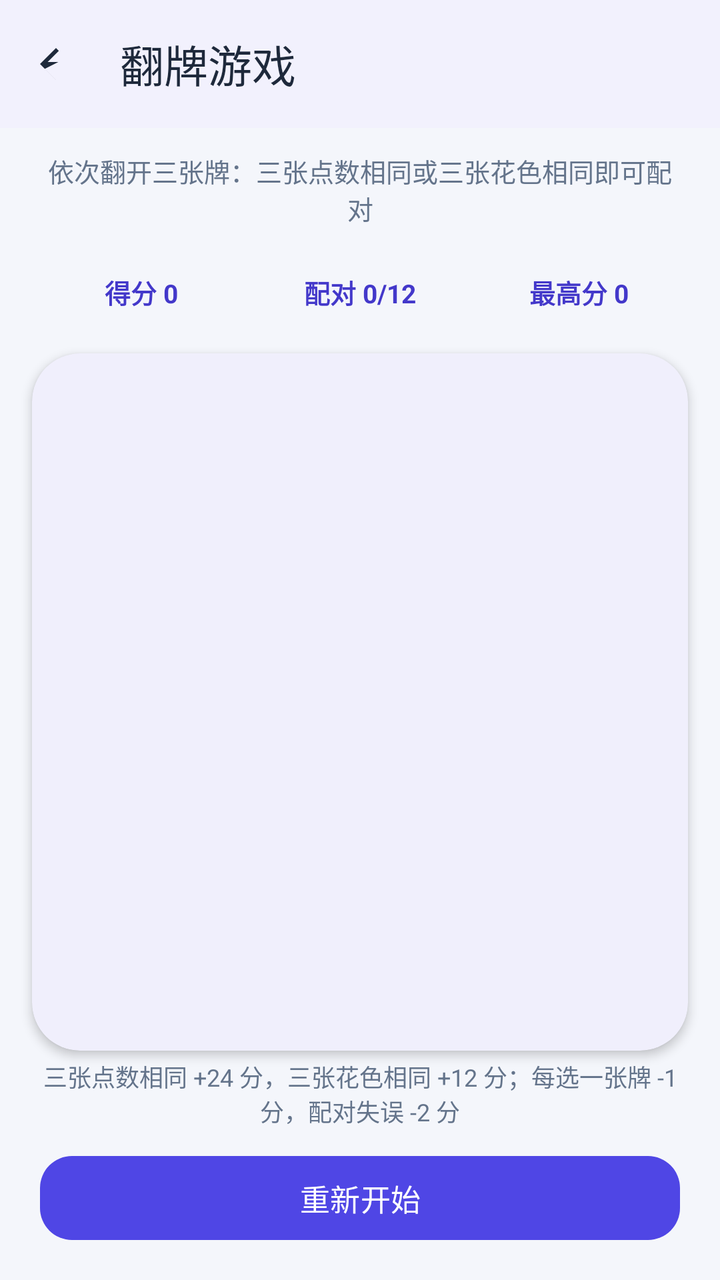
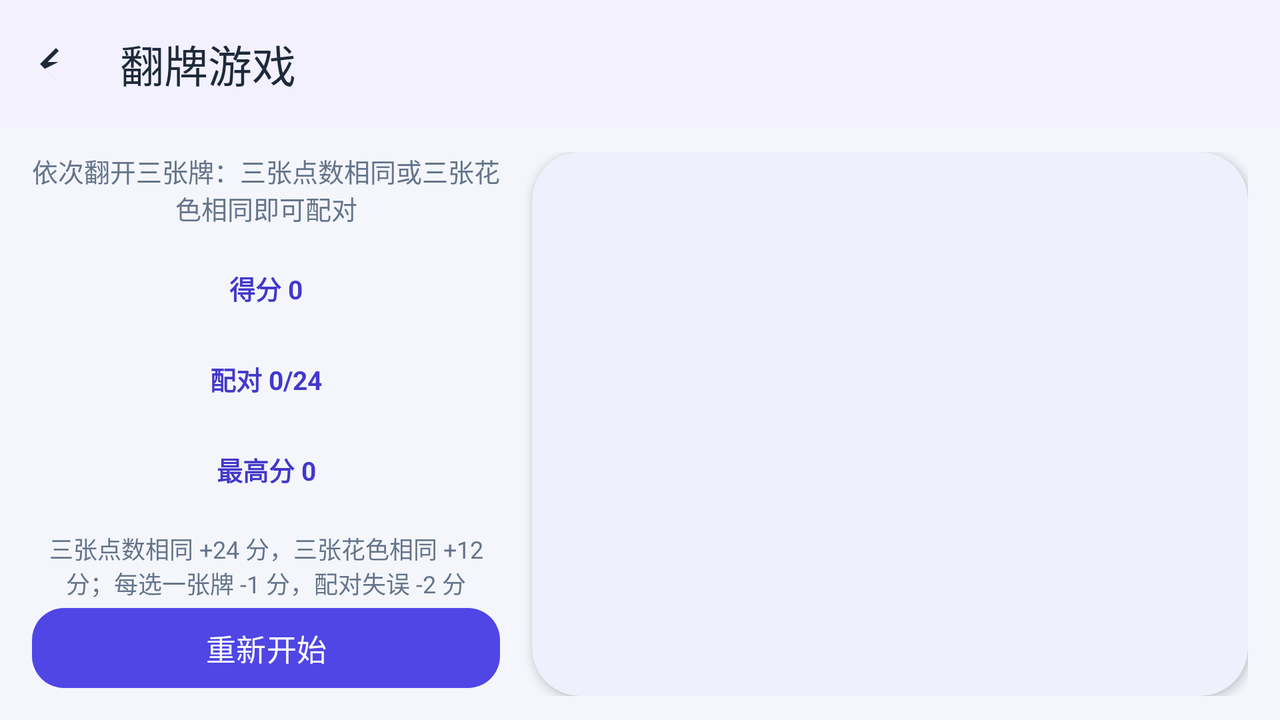

First picture: res/layout/ on a phone held upright. Second picture: the repository's own variant of that layout, on a device whose configuration matches the variant's folder. Source for both follows.
<!-- AndroidManifest.xml: application theme Theme.MyApplication4 -->
<!-- res/layout/activity_card_game.xml -->
<?xml version="1.0" encoding="utf-8"?>
<LinearLayout xmlns:android="http://schemas.android.com/apk/res/android"
    xmlns:app="http://schemas.android.com/apk/res-auto"
    xmlns:tools="http://schemas.android.com/tools"
    android:id="@+id/gameRoot"
    android:layout_width="match_parent"
    android:layout_height="match_parent"
    android:background="@color/app_background"
    android:orientation="vertical"
    tools:context=".game.CardGameActivity">

    <com.google.android.material.appbar.MaterialToolbar
        android:id="@+id/gameToolbar"
        android:layout_width="match_parent"
        android:layout_height="?attr/actionBarSize"
        android:background="@color/surface_white"
        android:elevation="2dp"
        app:navigationIcon="@drawable/ic_arrow_back"
        app:navigationIconTint="@color/text_primary"
        app:title="@string/game_title"
        app:titleTextColor="@color/text_primary" />

    <LinearLayout
        android:layout_width="match_parent"
        android:layout_height="wrap_content"
        android:orientation="vertical"
        android:paddingStart="20dp"
        android:paddingTop="12dp"
        android:paddingEnd="20dp">

        <TextView
            android:layout_width="match_parent"
            android:layout_height="wrap_content"
            android:gravity="center"
            android:text="@string/game_subtitle"
            android:textColor="@color/text_secondary"
            android:textSize="13sp" />

        <LinearLayout
            android:layout_width="match_parent"
            android:layout_height="wrap_content"
            android:layout_marginTop="14dp"
            android:orientation="horizontal">

            <TextView
                android:id="@+id/statScore"
                android:layout_width="0dp"
                android:layout_height="wrap_content"
                android:layout_weight="1"
                android:background="@drawable/bg_chip"
                android:gravity="center"
                android:paddingTop="9dp"
                android:paddingBottom="9dp"
                android:textColor="@color/brand_primary_dark"
                android:textSize="13sp"
                android:textStyle="bold"
                tools:text="得分 0" />

            <TextView
                android:id="@+id/statPairs"
                android:layout_width="0dp"
                android:layout_height="wrap_content"
                android:layout_marginStart="8dp"
                android:layout_weight="1"
                android:background="@drawable/bg_chip"
                android:gravity="center"
                android:paddingTop="9dp"
                android:paddingBottom="9dp"
                android:textColor="@color/brand_primary_dark"
                android:textSize="13sp"
                android:textStyle="bold"
                tools:text="配对 0/12" />

            <TextView
                android:id="@+id/statBest"
                android:layout_width="0dp"
                android:layout_height="wrap_content"
                android:layout_marginStart="8dp"
                android:layout_weight="1"
                android:background="@drawable/bg_chip"
                android:gravity="center"
                android:paddingTop="9dp"
                android:paddingBottom="9dp"
                android:textColor="@color/brand_primary_dark"
                android:textSize="13sp"
                android:textStyle="bold"
                tools:text="最高分 0" />
        </LinearLayout>
    </LinearLayout>

    <com.google.android.material.card.MaterialCardView
        android:layout_width="match_parent"
        android:layout_height="0dp"
        android:layout_marginStart="16dp"
        android:layout_marginTop="12dp"
        android:layout_marginEnd="16dp"
        android:layout_weight="1"
        app:cardBackgroundColor="@color/surface_white"
        app:cardCornerRadius="24dp"
        app:cardElevation="3dp"
        app:strokeWidth="0dp">

        <androidx.recyclerview.widget.RecyclerView
            android:id="@+id/cardRecyclerView"
            android:layout_width="match_parent"
            android:layout_height="wrap_content"
            android:layout_gravity="center_vertical"
            android:clipToPadding="false"
            android:contentDescription="@string/cd_board"
            android:padding="12dp" />
    </com.google.android.material.card.MaterialCardView>

    <LinearLayout
        android:layout_width="match_parent"
        android:layout_height="wrap_content"
        android:gravity="center_horizontal"
        android:orientation="vertical"
        android:paddingStart="20dp"
        android:paddingTop="4dp"
        android:paddingEnd="20dp"
        android:paddingBottom="16dp">

        <TextView
            android:layout_width="match_parent"
            android:layout_height="wrap_content"
            android:gravity="center"
            android:text="@string/game_hint"
            android:textColor="@color/text_secondary"
            android:textSize="12sp" />

        <com.google.android.material.button.MaterialButton
            android:id="@+id/btnRestart"
            android:layout_width="match_parent"
            android:layout_height="50dp"
            android:layout_marginTop="10dp"
            android:text="@string/btn_restart"
            android:textColor="@color/white"
            android:textSize="15sp"
            app:backgroundTint="@color/brand_primary"
            app:cornerRadius="16dp"
            app:icon="@drawable/ic_refresh"
            app:iconGravity="textStart"
            app:iconTint="@color/white" />
    </LinearLayout>
</LinearLayout>
<!-- resources referenced by this layout -->
<resources>
  <color name="app_background">#F4F6FB</color>
  <color name="brand_primary">#4F46E5</color>
  <color name="brand_primary_dark">#4338CA</color>
  <color name="surface_white">#FFFFFF</color>
  <color name="text_primary">#1E293B</color>
  <color name="text_secondary">#64748B</color>
  <color name="white">#FFFFFFFF</color>
  <!-- drawable ic_arrow_back (drawable) -->
  <?xml version="1.0" encoding="utf-8"?>
  <vector xmlns:android="http://schemas.android.com/apk/res/android"
      android:width="24dp"
      android:height="24dp"
      android:viewportWidth="24"
      android:viewportHeight="24">
      <path
          android:fillColor="#FF000000"
          android:pathData="M20,11H7.83l5.59,-5.59L12,4l-8,8 8,8 -5.59,-5.59L13.17,11H20v0z" />
  </vector>
  <string name="btn_restart">重新开始</string>
  <string name="cd_board">翻牌游戏牌面</string>
  <string name="game_hint">三张点数相同 +24 分，三张花色相同 +12 分；每选一张牌 -1 分，配对失误 -2 分</string>
  <string name="game_subtitle">依次翻开三张牌：三张点数相同或三张花色相同即可配对</string>
  <string name="game_title">翻牌游戏</string>
  <style name="Theme.MyApplication4" parent="Base.Theme.MyApplication4" />
  <style name="Base.Theme.MyApplication4" parent="Theme.Material3.Light.NoActionBar">
          <item name="colorPrimary">@color/brand_primary</item>
          <item name="colorOnPrimary">@color/white</item>
          <item name="colorPrimaryContainer">@color/brand_primary_light</item>
          <item name="colorOnPrimaryContainer">@color/brand_primary_dark</item>
          <item name="colorSecondary">@color/brand_secondary</item>
          <item name="colorOnSecondary">@color/white</item>
          <item name="colorSurface">@color/surface_white</item>
          <item name="android:windowBackground">@color/app_background</item>
          <item name="android:statusBarColor">@android:color/transparent</item>
          <item name="android:navigationBarColor">@android:color/transparent</item>
          <item name="android:windowLightStatusBar">true</item>
          <item name="android:windowLightNavigationBar" tools:targetApi="27">true</item>
      </style>
  <color name="brand_primary_light">#EEF2FF</color>
  <color name="brand_secondary">#06B6D4</color>
</resources>
<!-- res/layout-land/activity_card_game.xml (the repository's variant of the layout above) -->
<!-- drawn on the phone turned sideways -->
<?xml version="1.0" encoding="utf-8"?>
<LinearLayout xmlns:android="http://schemas.android.com/apk/res/android"
    xmlns:app="http://schemas.android.com/apk/res-auto"
    xmlns:tools="http://schemas.android.com/tools"
    android:id="@+id/gameRoot"
    android:layout_width="match_parent"
    android:layout_height="match_parent"
    android:background="@color/app_background"
    android:orientation="vertical"
    tools:context=".game.CardGameActivity">

    <com.google.android.material.appbar.MaterialToolbar
        android:id="@+id/gameToolbar"
        android:layout_width="match_parent"
        android:layout_height="?attr/actionBarSize"
        android:background="@color/surface_white"
        android:elevation="2dp"
        app:navigationIcon="@drawable/ic_arrow_back"
        app:navigationIconTint="@color/text_primary"
        app:title="@string/game_title"
        app:titleTextColor="@color/text_primary" />

    <LinearLayout
        android:layout_width="match_parent"
        android:layout_height="0dp"
        android:layout_weight="1"
        android:orientation="horizontal"
        android:paddingStart="16dp"
        android:paddingTop="12dp"
        android:paddingEnd="16dp"
        android:paddingBottom="12dp">

        <LinearLayout
            android:layout_width="250dp"
            android:layout_height="match_parent"
            android:orientation="vertical"
            android:paddingEnd="16dp">

            <TextView
                android:layout_width="match_parent"
                android:layout_height="wrap_content"
                android:gravity="center"
                android:text="@string/game_subtitle"
                android:textColor="@color/text_secondary"
                android:textSize="13sp" />

            <TextView
                android:id="@+id/statScore"
                android:layout_width="match_parent"
                android:layout_height="wrap_content"
                android:layout_marginTop="12dp"
                android:background="@drawable/bg_chip"
                android:gravity="center"
                android:paddingTop="9dp"
                android:paddingBottom="9dp"
                android:textColor="@color/brand_primary_dark"
                android:textSize="13sp"
                android:textStyle="bold"
                tools:text="得分 0" />

            <TextView
                android:id="@+id/statPairs"
                android:layout_width="match_parent"
                android:layout_height="wrap_content"
                android:layout_marginTop="8dp"
                android:background="@drawable/bg_chip"
                android:gravity="center"
                android:paddingTop="9dp"
                android:paddingBottom="9dp"
                android:textColor="@color/brand_primary_dark"
                android:textSize="13sp"
                android:textStyle="bold"
                tools:text="配对 0/24" />

            <TextView
                android:id="@+id/statBest"
                android:layout_width="match_parent"
                android:layout_height="wrap_content"
                android:layout_marginTop="8dp"
                android:background="@drawable/bg_chip"
                android:gravity="center"
                android:paddingTop="9dp"
                android:paddingBottom="9dp"
                android:textColor="@color/brand_primary_dark"
                android:textSize="13sp"
                android:textStyle="bold"
                tools:text="最高分 0" />

            <TextView
                android:layout_width="match_parent"
                android:layout_height="wrap_content"
                android:layout_marginTop="12dp"
                android:gravity="center"
                android:text="@string/game_hint"
                android:textColor="@color/text_secondary"
                android:textSize="12sp" />

            <Space
                android:layout_width="match_parent"
                android:layout_height="0dp"
                android:layout_weight="1" />

            <com.google.android.material.button.MaterialButton
                android:id="@+id/btnRestart"
                android:layout_width="match_parent"
                android:layout_height="48dp"
                android:text="@string/btn_restart"
                android:textColor="@color/white"
                android:textSize="15sp"
                app:backgroundTint="@color/brand_primary"
                app:cornerRadius="16dp"
                app:icon="@drawable/ic_refresh"
                app:iconGravity="textStart"
                app:iconTint="@color/white" />
        </LinearLayout>

        <com.google.android.material.card.MaterialCardView
            android:layout_width="0dp"
            android:layout_height="match_parent"
            android:layout_weight="1"
            app:cardBackgroundColor="@color/surface_white"
            app:cardCornerRadius="24dp"
            app:cardElevation="3dp"
            app:strokeWidth="0dp">

            <androidx.recyclerview.widget.RecyclerView
                android:id="@+id/cardRecyclerView"
                android:layout_width="match_parent"
                android:layout_height="match_parent"
                android:clipToPadding="false"
                android:contentDescription="@string/cd_board"
                android:padding="8dp" />
        </com.google.android.material.card.MaterialCardView>
    </LinearLayout>
</LinearLayout>
